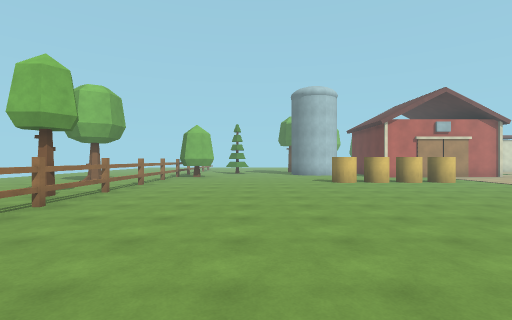
View 1 (above)

18 first-person views from a walk through a scene from a Unity 3-D project. The camera is 1.5 m above the floor, looks level and sees 85° across. The floor is counted in squares, 2 m on a side. Each view is taken from the middle of a square. On the plan, view 1 faces up. The plan holds only what a view shows up to about 10 squares ahead; the rest is blank. The place goes on beyond the plan. The player is left out. Some animated figures are left out. Surface patterns are stand-ins for the level's own textures.

View 2
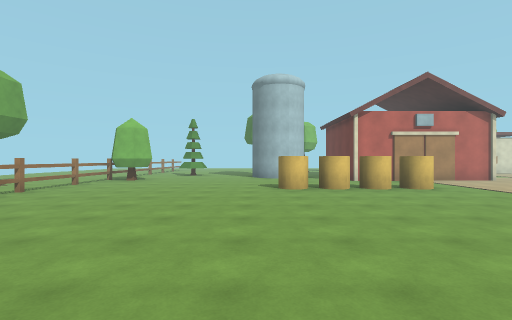

View 3
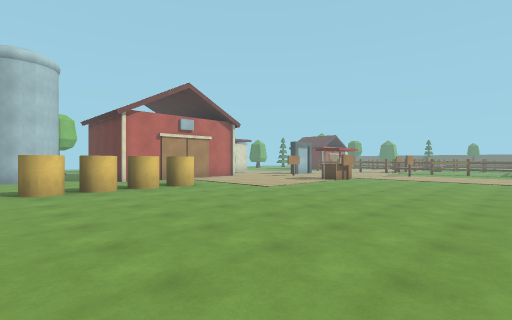

View 4
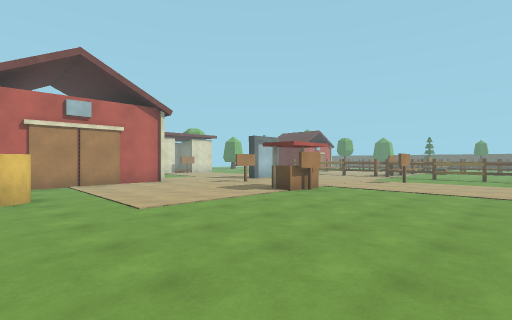

View 5
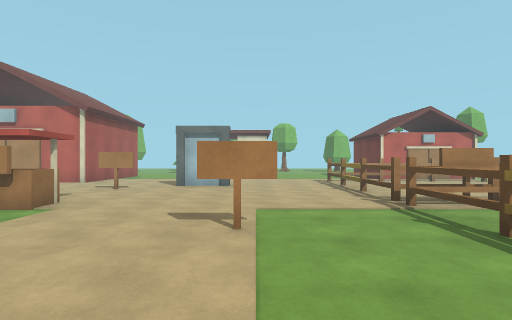

View 6
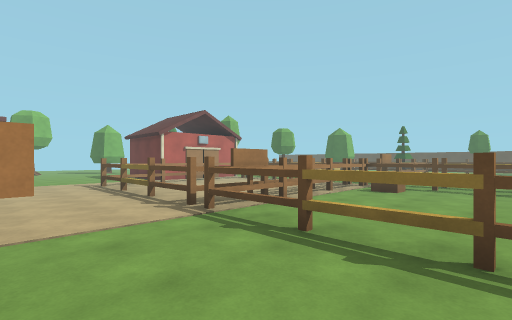

View 7
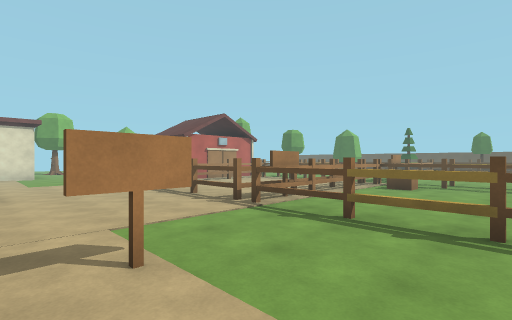

View 8
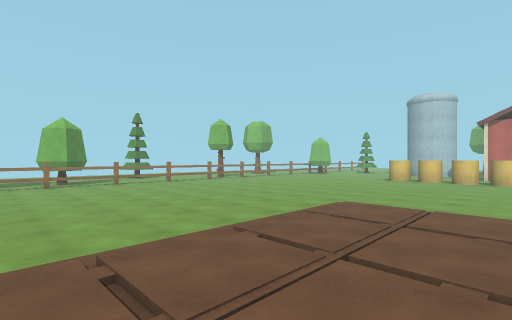

View 9
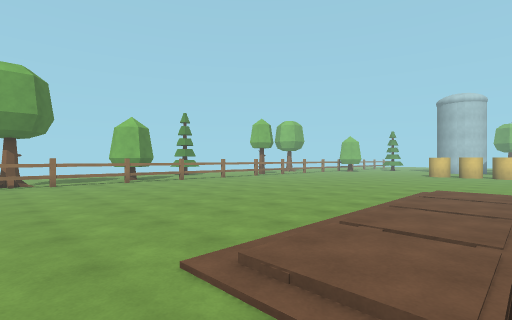

View 10
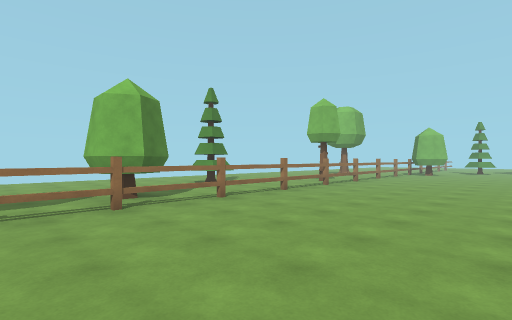

View 11
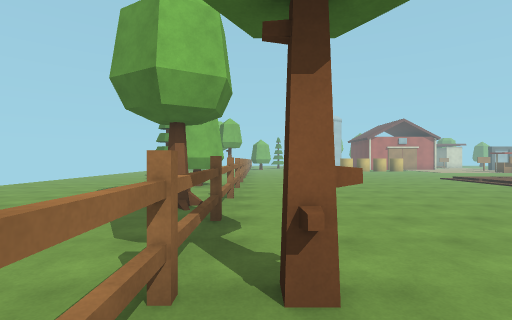

View 12
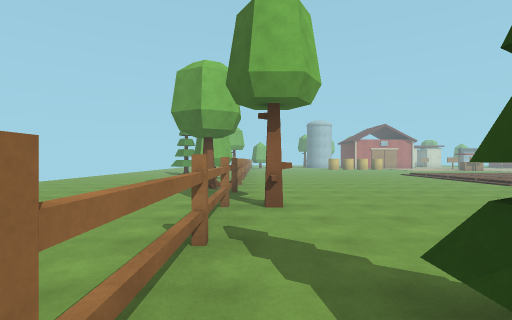

View 13
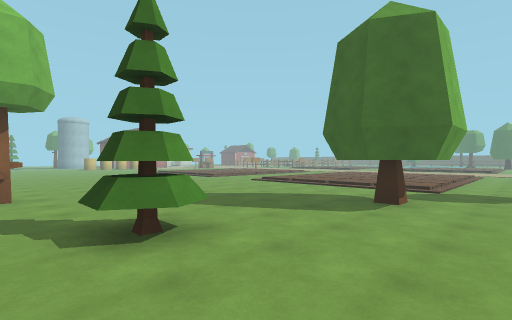

View 14
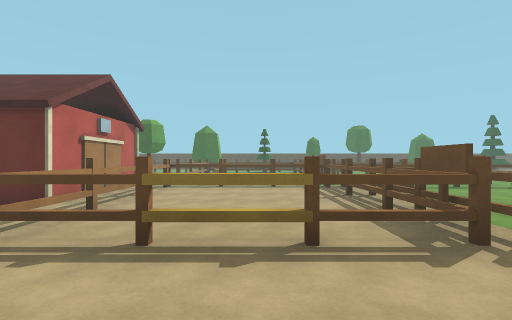

View 15
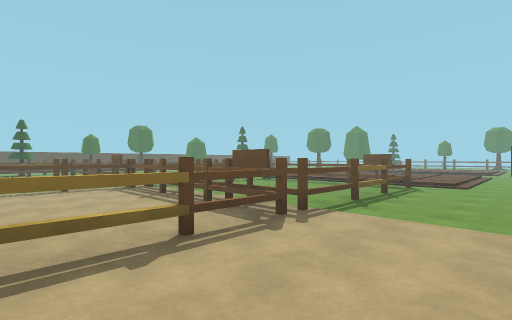

View 16
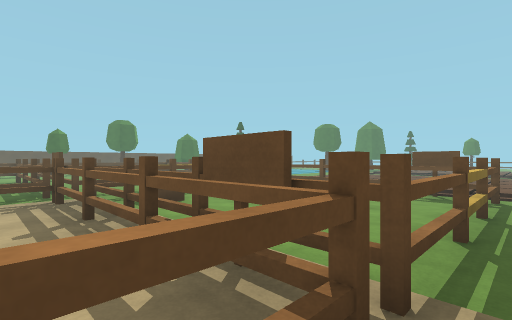

View 17
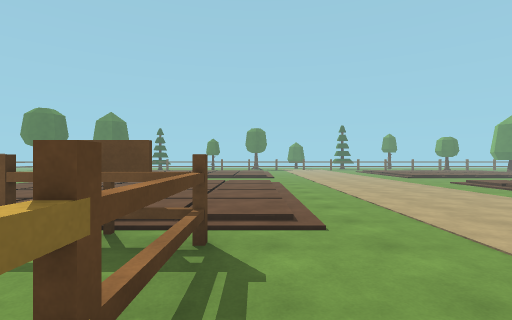

View 18
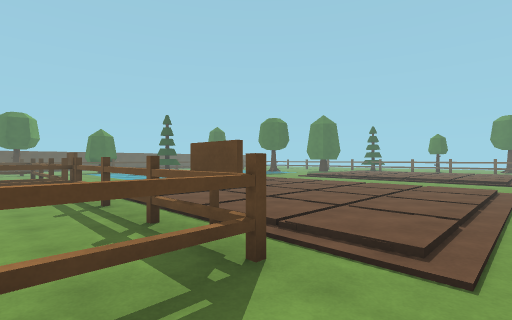

### Floor plan
Key: @ floor where view 1 was taken; # wall or solid block; x gap in a wall; . main floor; : floor 0.25 m higher than the main floor; / step, stairs or slope; T thing the floor can be seen under or through; O other object.
Columns run from 10 left of view 1 to 26 right of it. Each row starts with its distance up from view 1.
 12     ...OO...... OOOOO... ....######
 11     ..T.................##...O....#
 10   ..O.T......OOOO............O....##
  9   ....T......OOOO............#....##
  8    ...T......................#######
  7    ...T...............O......####O #
  6      .O...................#..#...O##
  5      .T......................O....##
  4      .T......................#....##
  3    OO.T......................#x######
  2   .OO.T...............   ..../.... .#
  1 .... .T........:/:      ....:/:::
  0 .... .O...@....:/:     .....:/:::/
 -1 .... OO........///    ......//////
 -2 ......#........:/:    ......:/:::/:
 -3 ......#........:/:   :......:/:::/:
 -4  .....O..........    ............
 -5  ... .#..........    ...........
 -6   .. .#.......              ....
 -7      ..#.......             :/:
 -8      ..O......./            //
 -9      .#........:/
-10      .#........:/
-11       #.O......////
-12        .....O .:/:::
-13        .............
-14        ........

Positions as (right, up) in squares from view 1, and headings:
1: (0, 0), facing up
2: (2, 2), facing up
3: (2, 2), facing up-right
4: (6, 3), facing up-right
5: (16, 3), facing up
6: (16, 4), facing up-right
7: (15, 4), facing up-right
8: (7, -3), facing up-left
9: (6, -5), facing up-left
10: (1, -3), facing up-left
11: (-3, -9), facing up
12: (-3, -12), facing up
13: (-3, -14), facing up-right
14: (16, 10), facing right
15: (16, 11), facing down-right
16: (18, 9), facing down-right
17: (18, 5), facing down
18: (17, 4), facing down-right
